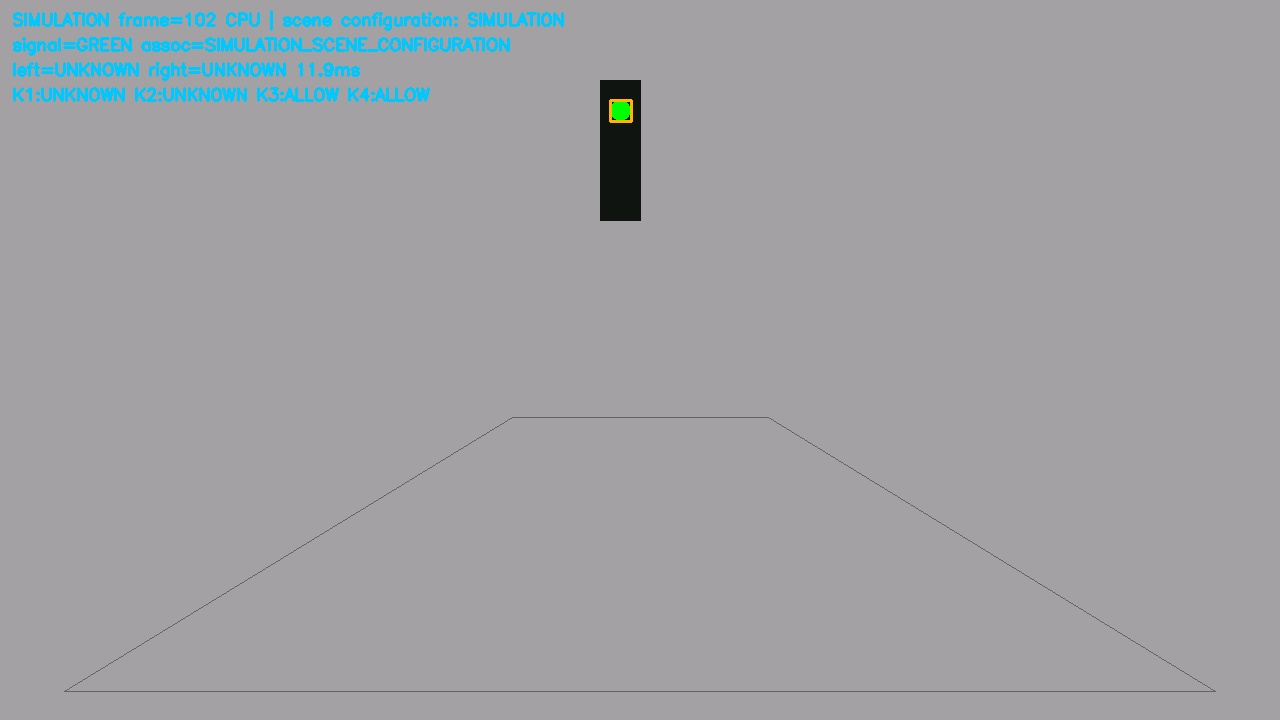
#> input picture FPGA_GS/FPGA_GSV1/orangepi/evidence/simulation_green.jpg, 1280 x 720 px
$ python -i vision.py   (imports and definitions only)
#> lines starting #> are read from the running program, lines starting #| are printed output that depends on the picture; after the words box and inside, x2 and y2 are one past the last pixel; in counts of white or black regions, pixels touching at a corner belong together
#> further down, picture is the input picture: shape (720, 1280, 3); mean B, G, R 164.2, 160.6, 159.6
"""CPU geometry baseline; no pretrained model and no frame-number decisions."""
import time
import cv2
import numpy as np

DEFAULT = dict(signal_roi=[.05,.03,.95,.55], signal_actions=[],
               lane_geometry_confirmed=False,
               road_quad=[[.4,.58],[.6,.58],[.95,.96],[.05,.96]])

def runs(values):
    edges = np.diff(np.r_[False, values, False].astype(np.int8))
    return list(zip(np.where(edges == 1)[0], np.where(edges == -1)[0]))

def decide(observation, action):
    if action == 4:
        return dict(code=1, reason=0, explanation='STOP_INTENT_NO_RED_VIOLATION')
    if action not in (1,2,3):
        return dict(code=0, reason=0, explanation='INVALID_INTENT')
    light = observation['signal']
    relevant = action in light['actions'] and light.get('confidence',0)>=.7
    if relevant and light['state'] == 'RED':
        return dict(code=2, reason=1, explanation='RED_LIGHT_SIMULATED_ACTION_WARNING')
    if not relevant or light['state'] != 'GREEN':
        return dict(code=0, reason=0, explanation='SIGNAL_STATE_OR_ASSOCIATION_UNCERTAIN')
    side = 'left' if action == 1 else 'right'
    if action in (1,2):
        boundary = observation['lanes'][side]
        if boundary['state'] == 'SOLID' and boundary.get('confidence',0)>=.7:
            return dict(code=2, reason=2, explanation=side.upper()+'_SOLID_SIMULATED_ACTION_WARNING')
        if boundary['state'] != 'DASHED' or boundary.get('confidence',0)<.7:
            return dict(code=0, reason=0, explanation='BOUNDARY_UNCERTAIN')
    return dict(code=1, reason=0, explanation='GREEN_AND_REQUIRED_BOUNDARY_CLEAR')

class Vision:
    def __init__(self, config=None):
        self.config = dict(DEFAULT, **(config or {}))
        cv2.setNumThreads(2)

    def signal(self, image, overlay):
        h,w = image.shape[:2]
#> h = 720; w = 1280
        x0,y0,x1,y1 = (np.array(self.config['signal_roi'])*[w,h,w,h]).astype(int)
#> x0 = 64; y0 = 21; x1 = 1216; y1 = 396
        crop = image[y0:y1,x0:x1]
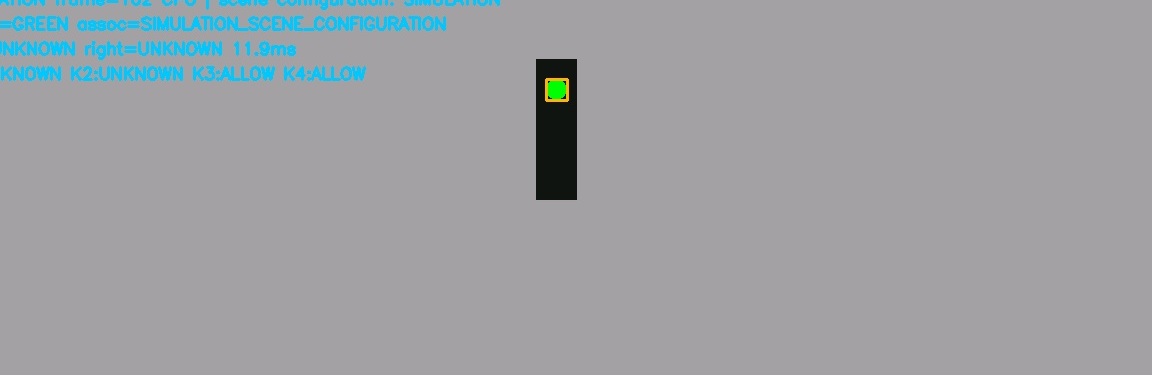
#> crop: shape (375, 1152, 3); mean B, G, R 164.1, 160.2, 157.4
        hsv = cv2.cvtColor(crop, cv2.COLOR_BGR2HSV)
#> hsv: shape (375, 1152, 3); mean H, S, V 135.9, 12.6, 164.5
        candidates = []
        for state, ranges in [('RED',[(0,10),(170,179)]), ('GREEN',[(42,92)]), ('AMBER',[(15,37)])]:
            mask = np.zeros(hsv.shape[:2], np.uint8)
            for low, high in ranges:
                mask |= cv2.inRange(hsv, (low,115,140), (high,255,255))
            contours,_ = cv2.findContours(mask,cv2.RETR_EXTERNAL,cv2.CHAIN_APPROX_SIMPLE)
            for contour in contours:
                area = cv2.contourArea(contour)
                x,y,bw,bh = cv2.boundingRect(contour)
                perimeter = cv2.arcLength(contour, True)
                if not (8 <= area <= w*h*.002 and .65 < bw/max(1,bh) < 1.5 and
                        perimeter and 4*np.pi*area/perimeter**2 > .62):
                    continue
                # Require a dark vertical signal housing surrounding the luminous disk.
                radius = max(bw,bh)
                cx,cy = x+bw//2,y+bh//2
                a,b = max(0,cx-radius),min(crop.shape[1],cx+radius+1)
                c,d = max(0,cy-3*radius),min(crop.shape[0],cy+3*radius+1)
                surround = hsv[c:d,a:b,2]
                if surround.size == 0 or np.mean(surround < 95) < .62 or d-c < 4*radius:
                    continue
                # A dark neighborhood alone also matches trees/signs. Require an
                # isolated, elongated dark housing enclosing the luminous disk.
                xa,xb=max(0,cx-3*radius),min(crop.shape[1],cx+3*radius)
                ya,yb=max(0,cy-7*radius),min(crop.shape[0],cy+7*radius)
                dark=(hsv[ya:yb,xa:xb,2]<95).astype(np.uint8)*255
                dark=cv2.morphologyEx(dark,cv2.MORPH_CLOSE,np.ones((3,3),np.uint8))
                housings,_=cv2.findContours(dark,cv2.RETR_EXTERNAL,cv2.CHAIN_APPROX_SIMPLE)
                enclosed=False
                for housing in housings:
                    hx,hy,hw,hh=cv2.boundingRect(housing)
                    if (hx<cx-xa<hx+hw and hy<cy-ya<hy+hh and
                        1.25*radius<hw<3.8*radius and 3.5*radius<hh<9*radius and
                        .18<hw/hh<.6 and hx>0 and hy>0 and hx+hw<xb-xa and hy+hh<yb-ya and
                        cv2.contourArea(housing)/(hw*hh)>.65):
                        enclosed=True; break
                if not enclosed: continue
                rect=[int(x+x0),int(y+y0),int(bw),int(bh)]
                candidates.append(dict(state=state,box=rect,confidence=.75))
                cv2.rectangle(overlay,tuple(rect[:2]),(rect[0]+bw,rect[1]+bh),(0,180,255),2)
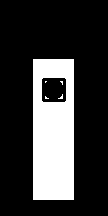
#> dark: shape (216, 108); 22.5% white; 5 white regions (4 under 20 px), largest, box (x1, y1, x2, y2) and area: (33, 59, 74, 200) 5209
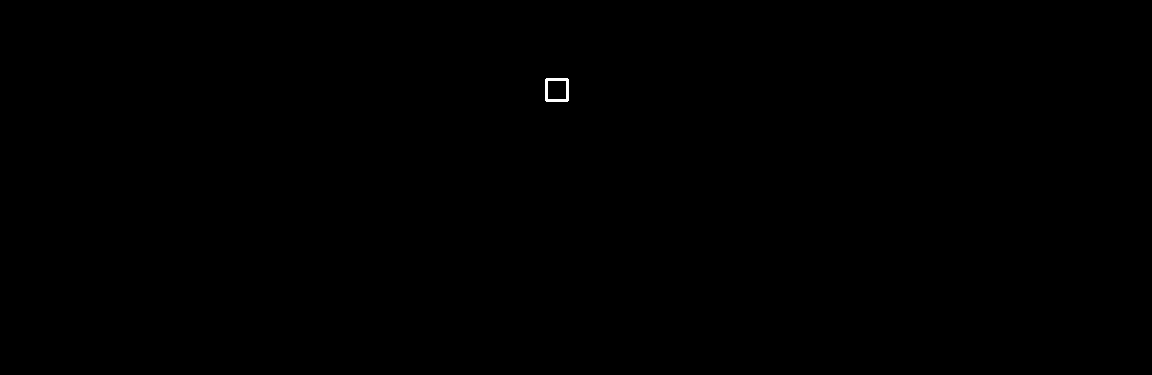
#> mask: shape (375, 1152); 0.06% white; 1 white region, box (x1, y1, x2, y2) and area: (545, 78, 569, 102) 248
#> overlay: shape (720, 1280, 3); 0.02% of pixels changed, all inside (x1, y1, x2, y2) = (611, 101, 632, 122)
#> after the loop, candidates = 1 item
        # Multiple lit candidates may be different lanes, arrows or background lights.
        state = candidates[0]['state'] if len(candidates)==1 else 'UNKNOWN'
#> state = 'GREEN'
        return dict(state=state,confidence=.75 if state!='UNKNOWN' else 0,
                    actions=self.config['signal_actions'],candidates=candidates,
                    association='SIMULATION_SCENE_CONFIGURATION' if self.config['signal_actions'] else 'UNASSIGNED')

    def lanes(self, image, overlay):
        h,w=image.shape[:2]
#> h = 720; w = 1280
        quad=np.float32(self.config['road_quad'])*[w,h]
#> quad = [[512, 417.6], [768, 417.6], [1216, 691.2], [64, 691.2]]
        matrix=cv2.getPerspectiveTransform(quad.astype(np.float32),np.float32([[0,0],[319,0],[319,239],[0,239]]))
#> matrix = [[-0.287, -0.47, 343.2], [-1.87e-16, -0.905, 378.1], [-7.16e-19, -0.00295, 1]]
        inverse=np.linalg.inv(matrix)
#> inverse = [[-3.48, 9.04, -2223.2], [1.4e-15, 4.8, -1813.3], [1.63e-18, 0.0141, -4.34]]
        road=cv2.warpPerspective(image,matrix,(320,240))
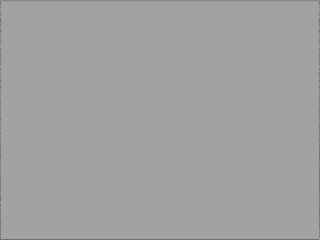
#> road: shape (240, 320, 3); mean B, G, R 163.4, 160.4, 162.4
        hsv=cv2.cvtColor(road,cv2.COLOR_BGR2HSV)
#> hsv: shape (240, 320, 3); mean H, S, V 140, 5, 163.4
        contrast=cv2.morphologyEx(hsv[:,:,2],cv2.MORPH_TOPHAT,np.ones((15,31),np.uint8))
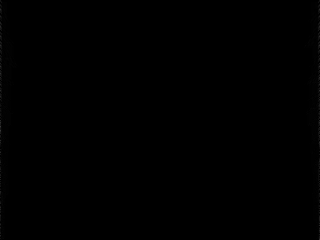
#> contrast: shape (240, 320); min 0, max 55, mean 0.2
        white=cv2.inRange(hsv,(0,0,105),(179,90,255)) & ((contrast>18)|(hsv[:,:,2]>190)).astype(np.uint8)*255
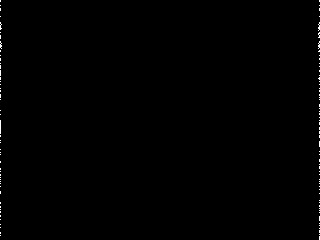
#> white: shape (240, 320); 0.31% white in thin lines or dots
        mask=white | cv2.inRange(hsv,(15,80,110),(38,255,255))
        mask=cv2.morphologyEx(mask,cv2.MORPH_OPEN,np.ones((3,2),np.uint8))
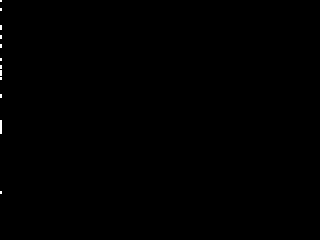
#> mask: shape (240, 320); 0.14% white; 12 white regions (11 under 20 px), largest, box (x1, y1, x2, y2) and area: (0, 120, 2, 134) 28
        result={}
        for side,lo,hi in [('left',12,155),('right',165,308)]:
            histogram=(mask[:,lo:hi]>0).sum(axis=0)
            peak=int(np.argmax(histogram))+lo
            centers=[]
            for ya in range(0,240,12):
                yy,xx=np.where(mask[ya:ya+12,max(lo,peak-12):min(hi,peak+13)]>0)
                if len(xx)>=12:
                    centers.append((float(np.median(xx)+max(lo,peak-12)),ya+6))
            state='UNKNOWN'; confidence=0.; coverage=0.; segments=[]
            if len(centers)>=5:
                pts=np.array(centers)
                fit=np.polyfit(pts[:,1],pts[:,0],1)
                residual=float(np.sqrt(np.mean((np.polyval(fit,pts[:,1])-pts[:,0])**2)))
                y=np.arange(240); x=np.polyval(fit,y).astype(int)
                occupied=np.array([np.count_nonzero(mask[v,max(0,u-4):min(320,u+5)])>=2 for u,v in zip(x,y)])
                # Fill <=3px pinholes; leave real longitudinal gaps intact.
                occupied=cv2.morphologyEx(occupied.astype(np.uint8).reshape(-1,1),cv2.MORPH_CLOSE,np.ones((4,1),np.uint8)).ravel()>0
                segments=[(a,b) for a,b in runs(occupied) if b-a>=8]
                gaps=[(a,b) for a,b in runs(~occupied) if b-a>=10 and a>0 and b<240]
                coverage=float(np.mean(occupied))
                if residual<7 and .35<peak/320<.65:
                    pass  # close-to-center markings remain ambiguous
                elif residual<7 and self.config['lane_geometry_confirmed']:
                    if coverage>.85 and not gaps: state='SOLID'; confidence=.8
                    elif .22<coverage<.76 and len(segments)>=3 and len(gaps)>=2:
                        state='DASHED'; confidence=.7
                trace=np.float32([[[float(np.polyval(fit,v)),float(v)]] for v in range(0,240,10)])
                original=cv2.perspectiveTransform(trace,inverse).astype(int)
                cv2.polylines(overlay,[original],False,(0,255,0) if state!='UNKNOWN' else (128,128,128),2)
            result[side]=dict(state=state,confidence=confidence,coverage=round(coverage,3),segments=len(segments))
#> this loop made 2 passes
#> peak on passes 1 to 2: 12, 165
#> after the loop, result = 2 items
        cv2.polylines(overlay,[quad.astype(int)],True,(100,100,100),1)
#> overlay: shape (720, 1280, 3); mean B, G, R 164.2, 160.6, 159.7
        return result

    def analyze(self, image):
        start=time.perf_counter(); overlay=image.copy()
        result=dict(signal=self.signal(image,overlay),lanes=self.lanes(image,overlay))
#> result = 2 items
        result['inference_ms']=round((time.perf_counter()-start)*1000,3)
        result['decisions']={str(action):decide(result,action) for action in (1,2,3,4)}
#> in decide, `light = observation['signal']`: light = 5 items
#> in decide, `relevant = action in light['actions'] and light.get('confidence',0)>=.7`: relevant = False
        return result,overlay

>>> import cv2
>>> picture = cv2.imread('evidence/simulation_green.jpg')
>>> result = Vision().analyze(picture)
